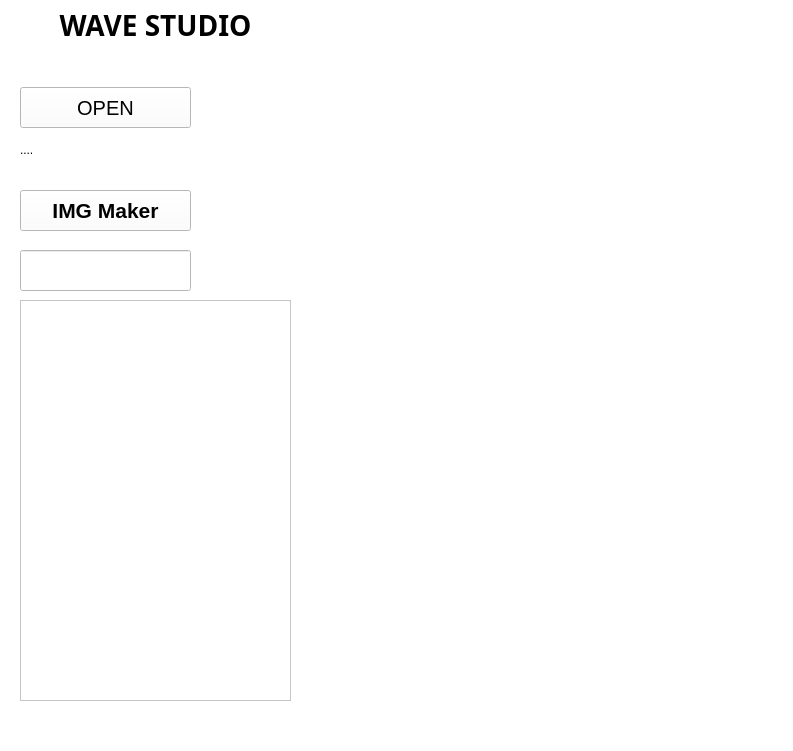
<?xml version="1.0" encoding="UTF-8"?>
<ui version="4.0">
 <class>MainWindow</class>
 <widget class="QMainWindow" name="MainWindow">
  <property name="geometry">
   <rect>
    <x>0</x>
    <y>0</y>
    <width>793</width>
    <height>751</height>
   </rect>
  </property>
  <property name="font">
   <font>
    <pointsize>9</pointsize>
   </font>
  </property>
  <property name="windowTitle">
   <string>MainWindow</string>
  </property>
  <property name="styleSheet">
   <string notr="true">background-color: rgb(255, 255, 255);</string>
  </property>
  <widget class="QWidget" name="centralwidget">
   <widget class="QPushButton" name="btn_file_open">
    <property name="geometry">
     <rect>
      <x>20</x>
      <y>87</y>
      <width>171</width>
      <height>41</height>
     </rect>
    </property>
    <property name="font">
     <font>
      <family>Arial</family>
      <pointsize>15</pointsize>
     </font>
    </property>
    <property name="toolTip">
     <string extracomment="Select excel file"/>
    </property>
    <property name="text">
     <string>OPEN</string>
    </property>
   </widget>
   <widget class="QLabel" name="label_file_path">
    <property name="geometry">
     <rect>
      <x>20</x>
      <y>140</y>
      <width>271</width>
      <height>20</height>
     </rect>
    </property>
    <property name="styleSheet">
     <string notr="true">background-color: rgb(255, 255, 255);</string>
    </property>
    <property name="text">
     <string>....</string>
    </property>
   </widget>
   <widget class="QLineEdit" name="edt_poombun">
    <property name="geometry">
     <rect>
      <x>20</x>
      <y>250</y>
      <width>171</width>
      <height>41</height>
     </rect>
    </property>
    <property name="font">
     <font>
      <pointsize>15</pointsize>
      <weight>75</weight>
      <bold>true</bold>
     </font>
    </property>
    <property name="text">
     <string/>
    </property>
    <property name="maxLength">
     <number>10</number>
    </property>
    <property name="echoMode">
     <enum>QLineEdit::Normal</enum>
    </property>
    <property name="alignment">
     <set>Qt::AlignCenter</set>
    </property>
   </widget>
   <widget class="QTextBrowser" name="tb_poombun_info">
    <property name="geometry">
     <rect>
      <x>20</x>
      <y>300</y>
      <width>271</width>
      <height>401</height>
     </rect>
    </property>
   </widget>
   <widget class="QLabel" name="label">
    <property name="geometry">
     <rect>
      <x>20</x>
      <y>10</y>
      <width>271</width>
      <height>31</height>
     </rect>
    </property>
    <property name="font">
     <font>
      <family>Arial Black</family>
      <pointsize>21</pointsize>
      <weight>75</weight>
      <bold>true</bold>
     </font>
    </property>
    <property name="autoFillBackground">
     <bool>false</bool>
    </property>
    <property name="styleSheet">
     <string notr="true">background-color: rgb(255, 255, 255);</string>
    </property>
    <property name="text">
     <string>WAVE STUDIO</string>
    </property>
    <property name="alignment">
     <set>Qt::AlignCenter</set>
    </property>
   </widget>
   <widget class="QPushButton" name="btn_file_img">
    <property name="geometry">
     <rect>
      <x>20</x>
      <y>190</y>
      <width>171</width>
      <height>41</height>
     </rect>
    </property>
    <property name="font">
     <font>
      <family>Arial</family>
      <pointsize>16</pointsize>
      <weight>75</weight>
      <italic>false</italic>
      <bold>true</bold>
     </font>
    </property>
    <property name="toolTip">
     <string extracomment="Select excel file"/>
    </property>
    <property name="text">
     <string>IMG Maker</string>
    </property>
   </widget>
  </widget>
  <widget class="QMenuBar" name="menubar">
   <property name="geometry">
    <rect>
     <x>0</x>
     <y>0</y>
     <width>793</width>
     <height>21</height>
    </rect>
   </property>
  </widget>
  <widget class="QStatusBar" name="statusbar"/>
 </widget>
 <resources/>
 <connections/>
</ui>
